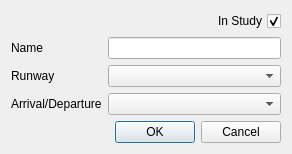
<?xml version="1.0" encoding="UTF-8"?>
<ui version="4.0">
 <class>TracksDialog</class>
 <widget class="QDialog" name="TracksDialog">
  <property name="geometry">
   <rect>
    <x>0</x>
    <y>0</y>
    <width>292</width>
    <height>153</height>
   </rect>
  </property>
  <property name="windowTitle">
   <string>Track Editor</string>
  </property>
  <layout class="QFormLayout" name="formLayout">
   <item row="2" column="0">
    <widget class="QLabel" name="label">
     <property name="text">
      <string>Name</string>
     </property>
    </widget>
   </item>
   <item row="2" column="1">
    <widget class="QLineEdit" name="track_id">
     <property name="toolTip">
      <string>Enter a unique name for your track</string>
     </property>
    </widget>
   </item>
   <item row="3" column="0">
    <widget class="QLabel" name="label_5">
     <property name="text">
      <string>Runway</string>
     </property>
    </widget>
   </item>
   <item row="3" column="1">
    <widget class="QComboBox" name="runway">
     <property name="toolTip">
      <string>Choose the runway this track relates to</string>
     </property>
    </widget>
   </item>
   <item row="4" column="0">
    <widget class="QLabel" name="label_2">
     <property name="text">
      <string>Arrival/Departure</string>
     </property>
    </widget>
   </item>
   <item row="4" column="1">
    <widget class="QComboBox" name="departure_arrival">
     <property name="toolTip">
      <string>Choose whether this is an arrival or departure track</string>
     </property>
    </widget>
   </item>
   <item row="5" column="0" colspan="2">
    <widget class="QDialogButtonBox" name="buttonBox">
     <property name="orientation">
      <enum>Qt::Horizontal</enum>
     </property>
     <property name="standardButtons">
      <set>QDialogButtonBox::Cancel|QDialogButtonBox::Ok</set>
     </property>
    </widget>
   </item>
   <item row="0" column="1">
    <layout class="QHBoxLayout" name="horizontalLayout">
     <property name="topMargin">
      <number>0</number>
     </property>
     <item>
      <spacer name="horizontalSpacer">
       <property name="orientation">
        <enum>Qt::Horizontal</enum>
       </property>
       <property name="sizeHint" stdset="0">
        <size>
         <width>40</width>
         <height>20</height>
        </size>
       </property>
      </spacer>
     </item>
     <item>
      <widget class="QCheckBox" name="instudy">
       <property name="layoutDirection">
        <enum>Qt::RightToLeft</enum>
       </property>
       <property name="text">
        <string>In Study</string>
       </property>
       <property name="checked">
        <bool>true</bool>
       </property>
      </widget>
     </item>
    </layout>
   </item>
  </layout>
 </widget>
 <tabstops>
  <tabstop>track_id</tabstop>
  <tabstop>runway</tabstop>
  <tabstop>departure_arrival</tabstop>
  <tabstop>buttonBox</tabstop>
 </tabstops>
 <resources/>
 <connections>
  <connection>
   <sender>buttonBox</sender>
   <signal>accepted()</signal>
   <receiver>TracksDialog</receiver>
   <slot>accept()</slot>
   <hints>
    <hint type="sourcelabel">
     <x>248</x>
     <y>254</y>
    </hint>
    <hint type="destinationlabel">
     <x>157</x>
     <y>274</y>
    </hint>
   </hints>
  </connection>
  <connection>
   <sender>buttonBox</sender>
   <signal>rejected()</signal>
   <receiver>TracksDialog</receiver>
   <slot>reject()</slot>
   <hints>
    <hint type="sourcelabel">
     <x>316</x>
     <y>260</y>
    </hint>
    <hint type="destinationlabel">
     <x>286</x>
     <y>274</y>
    </hint>
   </hints>
  </connection>
 </connections>
</ui>
